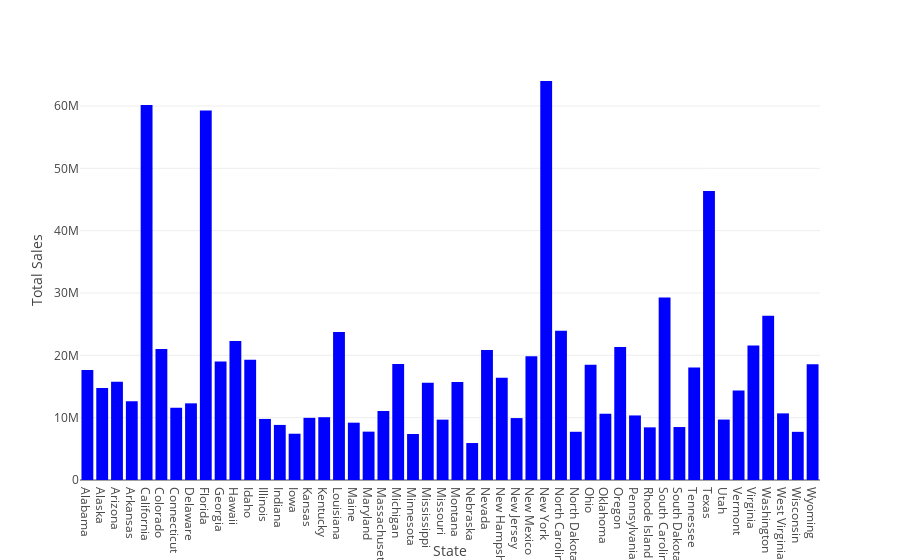
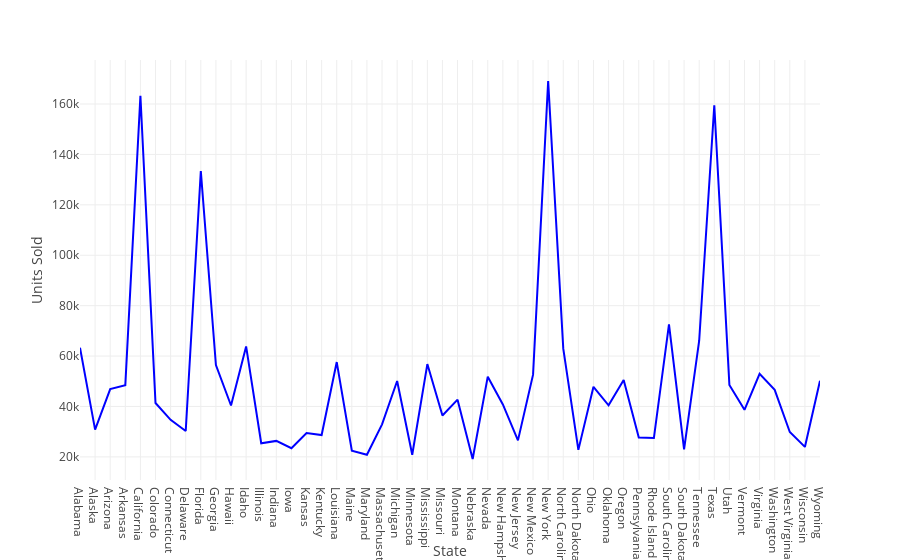
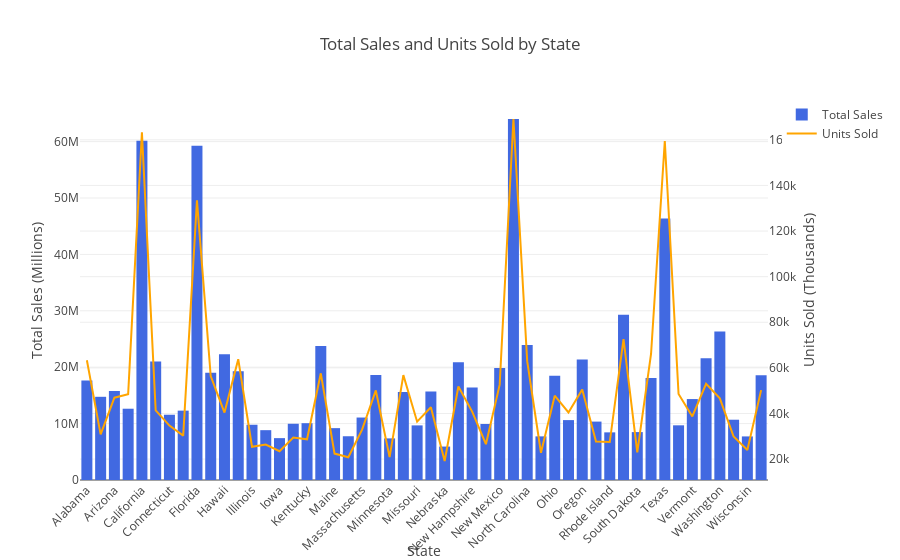

Notebook code for these charts, in order:
### Code cell
##########################################3
# Graph logic 1
states_df = df['State'].unique()

total_sales_bystate = df.groupby('State')['TotalSales'].sum().sort_index()
sumTotal = total_sales_bystate.to_frame(name= 'State')

# Graph Logic 2
units_sold_bystate = df.groupby('State')['UnitsSold'].sum().sort_index()
unitTotal = units_sold_bystate.to_frame(name='State')

# Graph Logic 3
grand_df= df.groupby('State')[['TotalSales','UnitsSold']].sum().sort_index()

plt.figure(figsize=(11,15))



###############################
# Create Plot 1
color = ['blue']
fig1 = px.bar(data_frame=sumTotal, 
            x=sumTotal.index, 
            y='State', 
            color_discrete_sequence=color,
            
)

# Create Plot 2
fig2 = px.line(data_frame=unitTotal,
               x=unitTotal.index,
               y='State',
               color_discrete_sequence=color
       
 )

# Create Plot 3

# Create traces for fig3
trace1 = go.Bar(
    x=grand_df.index,
    y=grand_df['TotalSales'],
    name='Total Sales',
    marker_color='royalblue'
)


trace3 = go.Scatter(
    # x=grand_df.index,
    # y=grand_df['UnitsSold'],
    x=unitTotal.index,
    y=unitTotal['State'],
    name='Units Sold',
    line_color='orange',
    marker_opacity=0,
    yaxis='y2'
    # Hide markers for cleaner line
)

# Combine traces into fig3
fig3 = go.Figure(data=[trace1, trace3])




##############################
# Customize Plots
fig1.update_layout(
    xaxis_title='State',
    yaxis_title='Total Sales'
)

fig2.update_layout(
    xaxis_title='State',
    yaxis_title='Units Sold'
)


# Update layouts for all figures (modify as needed for fig1 & fig2)
fig3.update_layout(
    title='Total Sales and Units Sold by State',
    xaxis_title='State',
    xaxis_tickangle=-45,
    yaxis_title='Total Sales (Millions)',  # Label for primary y-axis
    yaxis2=dict(
        title='Units Sold (Thousands)',  # Label for secondary y-axis
        overlaying='y',
        side='right'
    )   
)

# Show Graph 
plt.savefig('unitsSoldByState.png', dpi=300)
fig1.show() 
fig2.show()
fig3.show()
grand_df

### Figure 1 — Plotly figure (JSON) as saved in the notebook; plotly's stock layout.template omitted (floating-point values rounded to 4 significant figures)
{"data": [{"alignmentgroup": "True", "hovertemplate": "index=%{x}<br>State=%{y}<extra></extra>", "legendgroup": "", "marker": {"color": "blue", "pattern": {"shape": ""}}, "name": "", "offsetgroup": "", "orientation": "v", "showlegend": false, "textposition": "auto", "type": "bar", "x": ["Alabama", "Alaska", "Arizona", "Arkansas", "California", "Colorado", "Connecticut", "Delaware", "Florida", "Georgia", "Hawaii", "Idaho", "Illinois", "Indiana", "Iowa", "Kansas", "Kentucky", "Louisiana", "Maine", "Maryland", "Massachusetts", "Michigan", "Minnesota", "Mississippi", "Missouri", "Montana", "Nebraska", "Nevada", "New Hampshire", "New Jersey", "New Mexico", "New York", "North Carolina", "North Dakota", "Ohio", "Oklahoma", "Oregon", "Pennsylvania", "Rhode Island", "South Carolina", "South Dakota", "Tennessee", "Texas", "Utah", "Vermont", "Virginia", "Washington", "West Virginia", "Wisconsin", "Wyoming"], "xaxis": "x", "y": [17633424, 14750000.0, 15780000.0, 12639347, 60174133, 20996536, 11573448, 12298412, 59280000.0, 18997466, 22282457, 19276878, 9797488, 8836198, 7424011, 9972864, 10072848, 23750000.0, 9195978, 7758059, 11076810, 18625433, 7378068, 15590000.0, 9683265, 15710886, 5929038, 20858509, 16410000.0, 9934246, 19870000.0, 64011539, 23956531, 7735580, 18484583, 10620734, 21349674, 10357519, 8446806, 29285637, 8495576, 18067440, 46359746, 9696420, 14352923, 21575040, 26330000.0, 10689160, 7727469, 18577517], "yaxis": "y"}], "layout": {"barmode": "relative", "legend": {"tracegroupgap": 0}, "margin": {"t": 60}, "xaxis": {"anchor": "y", "domain": [0, 1], "title": {"text": "State"}}, "yaxis": {"anchor": "x", "domain": [0, 1], "title": {"text": "Total Sales"}}}}

### Figure 2 — Plotly figure (JSON) as saved in the notebook; plotly's stock layout.template omitted (floating-point values rounded to 4 significant figures)
{"data": [{"hovertemplate": "index=%{x}<br>State=%{y}<extra></extra>", "legendgroup": "", "line": {"color": "blue", "dash": "solid"}, "marker": {"symbol": "circle"}, "mode": "lines", "name": "", "orientation": "v", "showlegend": false, "type": "scatter", "x": ["Alabama", "Alaska", "Arizona", "Arkansas", "California", "Colorado", "Connecticut", "Delaware", "Florida", "Georgia", "Hawaii", "Idaho", "Illinois", "Indiana", "Iowa", "Kansas", "Kentucky", "Louisiana", "Maine", "Maryland", "Massachusetts", "Michigan", "Minnesota", "Mississippi", "Missouri", "Montana", "Nebraska", "Nevada", "New Hampshire", "New Jersey", "New Mexico", "New York", "North Carolina", "North Dakota", "Ohio", "Oklahoma", "Oregon", "Pennsylvania", "Rhode Island", "South Carolina", "South Dakota", "Tennessee", "Texas", "Utah", "Vermont", "Virginia", "Washington", "West Virginia", "Wisconsin", "Wyoming"], "xaxis": "x", "y": [63327, 30815, 46919, 48468, 163284, 41378, 34696, 30275, 133430, 56391, 40375, 63827, 25407, 26332, 23446, 29463, 28664, 57615, 22410, 20818, 32895, 50095, 20838, 56814, 36404, 42713, 19154, 51831, 40812, 26540, 52633, 169140, 62936, 22781, 47781, 40459, 50536, 27662, 27473, 72610, 22973, 66077, 159500, 48548, 38685, 52969, 46611, 29873, 23950, 50228], "yaxis": "y"}], "layout": {"legend": {"tracegroupgap": 0}, "margin": {"t": 60}, "xaxis": {"anchor": "y", "domain": [0, 1], "title": {"text": "State"}}, "yaxis": {"anchor": "x", "domain": [0, 1], "title": {"text": "Units Sold"}}}}

### Figure 3 — Plotly figure (JSON) as saved in the notebook; plotly's stock layout.template omitted (floating-point values rounded to 4 significant figures)
{"data": [{"marker": {"color": "royalblue"}, "name": "Total Sales", "type": "bar", "x": ["Alabama", "Alaska", "Arizona", "Arkansas", "California", "Colorado", "Connecticut", "Delaware", "Florida", "Georgia", "Hawaii", "Idaho", "Illinois", "Indiana", "Iowa", "Kansas", "Kentucky", "Louisiana", "Maine", "Maryland", "Massachusetts", "Michigan", "Minnesota", "Mississippi", "Missouri", "Montana", "Nebraska", "Nevada", "New Hampshire", "New Jersey", "New Mexico", "New York", "North Carolina", "North Dakota", "Ohio", "Oklahoma", "Oregon", "Pennsylvania", "Rhode Island", "South Carolina", "South Dakota", "Tennessee", "Texas", "Utah", "Vermont", "Virginia", "Washington", "West Virginia", "Wisconsin", "Wyoming"], "y": [17633424, 14750000.0, 15780000.0, 12639347, 60174133, 20996536, 11573448, 12298412, 59280000.0, 18997466, 22282457, 19276878, 9797488, 8836198, 7424011, 9972864, 10072848, 23750000.0, 9195978, 7758059, 11076810, 18625433, 7378068, 15590000.0, 9683265, 15710886, 5929038, 20858509, 16410000.0, 9934246, 19870000.0, 64011539, 23956531, 7735580, 18484583, 10620734, 21349674, 10357519, 8446806, 29285637, 8495576, 18067440, 46359746, 9696420, 14352923, 21575040, 26330000.0, 10689160, 7727469, 18577517]}, {"line": {"color": "orange"}, "marker": {"opacity": 0}, "name": "Units Sold", "type": "scatter", "x": ["Alabama", "Alaska", "Arizona", "Arkansas", "California", "Colorado", "Connecticut", "Delaware", "Florida", "Georgia", "Hawaii", "Idaho", "Illinois", "Indiana", "Iowa", "Kansas", "Kentucky", "Louisiana", "Maine", "Maryland", "Massachusetts", "Michigan", "Minnesota", "Mississippi", "Missouri", "Montana", "Nebraska", "Nevada", "New Hampshire", "New Jersey", "New Mexico", "New York", "North Carolina", "North Dakota", "Ohio", "Oklahoma", "Oregon", "Pennsylvania", "Rhode Island", "South Carolina", "South Dakota", "Tennessee", "Texas", "Utah", "Vermont", "Virginia", "Washington", "West Virginia", "Wisconsin", "Wyoming"], "y": [63327, 30815, 46919, 48468, 163284, 41378, 34696, 30275, 133430, 56391, 40375, 63827, 25407, 26332, 23446, 29463, 28664, 57615, 22410, 20818, 32895, 50095, 20838, 56814, 36404, 42713, 19154, 51831, 40812, 26540, 52633, 169140, 62936, 22781, 47781, 40459, 50536, 27662, 27473, 72610, 22973, 66077, 159500, 48548, 38685, 52969, 46611, 29873, 23950, 50228], "yaxis": "y2"}], "layout": {"title": {"text": "Total Sales and Units Sold by State"}, "xaxis": {"tickangle": -45, "title": {"text": "State"}}, "yaxis": {"title": {"text": "Total Sales (Millions)"}}, "yaxis2": {"overlaying": "y", "side": "right", "title": {"text": "Units Sold (Thousands)"}}}}
